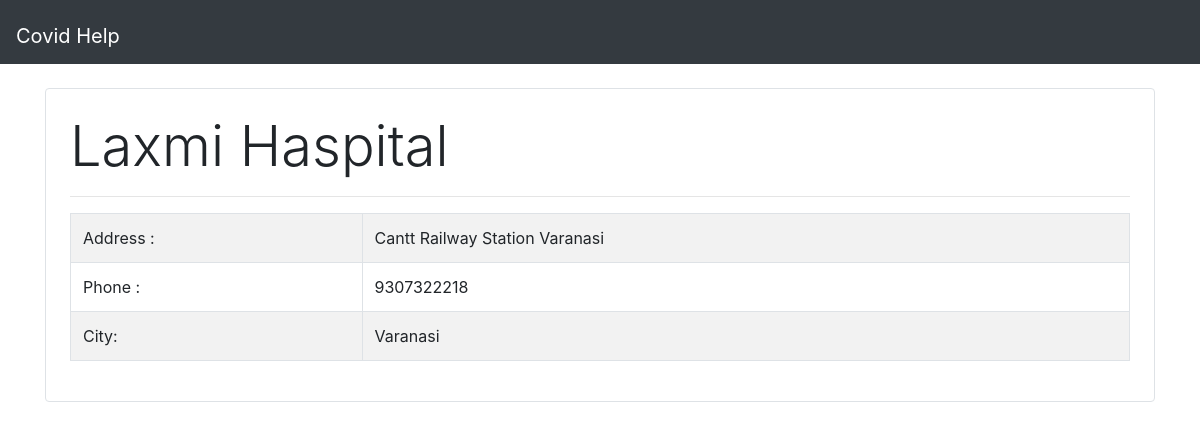
The page /hospital/9 on the database its author committed.
### bedavaibility/models.py (models this page shows, shortened)
class Hospital(models.Model):
    name = models.CharField(max_length= 200,null=False, blank=False )
    address = models.CharField(max_length= 200, null=False, blank= False)
    city = models.ForeignKey(City , on_delete=models.CASCADE,related_name='hospitals')
    phone = models.IntegerField(max_length=12, null=False,blank=False)

class City(models.Model):
    name = models.CharField(max_length = 30, null = False, blank = False)
    state =models.ForeignKey(State , on_delete=models.CASCADE, related_name='cities')
    def __str__(self):
        return self.name

### bedavaibility/views.py (the view)
# urls.py: path('hospital/<int:pk>', HospitalDetailView.as_view(),name="hospital_detail")
class HospitalDetailView(generic.DetailView):
    model = Hospital

### bedavaibility/templates/bedavaibility/hospital_detail.html
 {% extends 'base.html' %}
        {% block containt %}
        <div class="container">
        <div class="mt-4 border rounded p-4">
        <p class="display-4">{{hospital.name}}</p>
        <hr>
        <table class="table table-striped table-bordered">
        <tr>
            <td>Address : </td>
            <td>{{hospital.address}}</td>
        </tr>
        <tr>
            <td>Phone : </td>
            <td>{{hospital.phone}}</td>
        </tr>
        <tr>
            <td>City:  </td>
            <td>{{hospital.city}}</td>
        </tr>
        </table>
        </div>
        </div>
        {% endblock  %}

### rows shown on the page
Hospital: name "Laxmi Haspital", address "Cantt Railway Station Varanasi", phone "9307322218", city "Varanasi"
